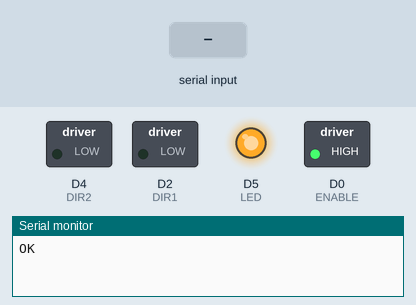
Recording of a program running on a simulated ESP8266 (NodeMCU). Shown: switched loads named in the program (green lamp = pin HIGH), output pins drawn as LEDs (lit = HIGH), the last lines printed to the serial monitor. The test bench sets the inputs (shaded band). Pins used as bus, display or sensor lines are not drawn.

Above: at 1.2 s.
1.3 s: "a" received over Serial
At 2.5 s:
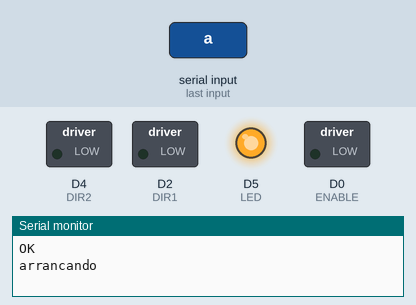
2.8 s: "g" received over Serial
At 3.8 s:
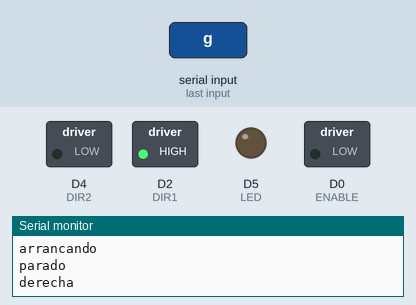
4.4 s: "p" received over Serial
At 4.9 s:
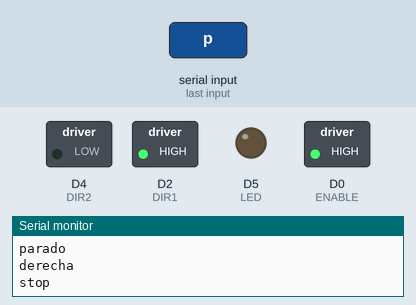
5.9 s: "r" received over Serial
At 7.1 s:
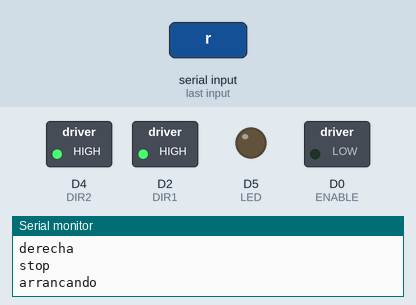
7.4 s: "f" received over Serial
At 8.5 s:
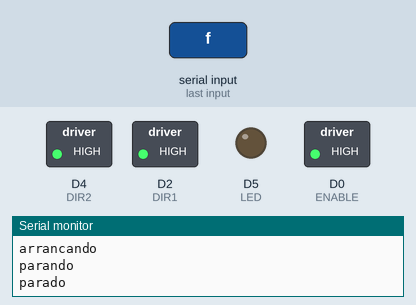
9.0 s: "a" received over Serial
At 9.6 s:
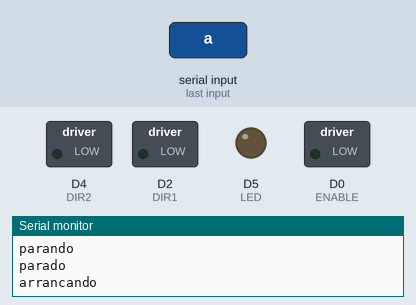
Timing chart, 0 to 11.5 s (numbered marks = the images above; inputs shaded):
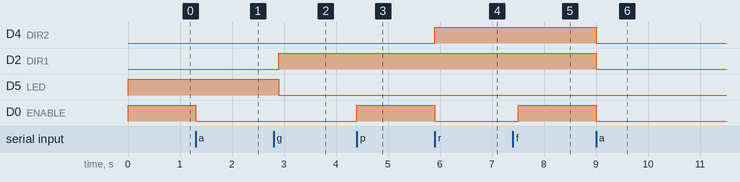

Measured:
- after the input at 1.3 s, D0 (ENABLE): HIGH → LOW at once
- after the input at 2.8 s, D2 (DIR1): LOW → HIGH after 0.10 s; D5 (LED): HIGH → LOW after 0.10 s
- after the input at 4.4 s, D0 (ENABLE): LOW → HIGH at once
- after the input at 5.9 s, D4 (DIR2): LOW → HIGH at once; D0 (ENABLE): HIGH → LOW at once
- after the input at 7.4 s, D0 (ENABLE): LOW → HIGH after 0.10 s
- after the input at 9.0 s, D4 (DIR2), D2 (DIR1), D0 (ENABLE): HIGH → LOW at once

The program:

main.cpp
```cpp
// (licence header left out)
#include <Arduino.h>
#include "Motor.h"

void setup()
{
    Serial.begin(115200);
    Serial.println("OK");
    pinMode(LED, OUTPUT);
    digitalWrite(LED, 1);
    InitMotores();
}

void SerialLoop()
{
    if (Serial.available())
    {
        char c = Serial.read();
        if (c == 0x1B)
            return;
        if (c == 0x5B)
            return;

       // Serial.print(c, 16);
        switch (c)
        {
        case 'a':
        case 0x41:
            Avanzar();
            break;
        case 'p':
        case 0x30:
            Parar();
            break;
        case 'g':
        case 0x43:
            GirarDerecha();
            break;
        case 0x44:
            GirarIzquierda();
            break;
        case 'f':
            Frenar();
            break;
        case 'r':
        case 0x42:
            Retroceder();
            break;
        }
    }
}

void loop()
{
    runner.execute();
    SerialLoop();
}
```

Motor.h
```cpp
#define _TASK_MICRO_RES
#include <TaskScheduler.h>

#define LED D5
#define DIR1 D2
#define DIR2 D4
#define STEP D1
#define ENABLE D0

enum ESTADOS
{
    PARADO,
    ACELERANDO,
    CRUCERO,
    FRENANDO
};

Scheduler runner;
void GeneradorDePulsos();

float velocidad = 25;
int estado = PARADO;
bool girando = 0;

// Tasks
Task GenPasos(100, -1, &GeneradorDePulsos);

// se ejecuta cada 100 us
void GeneradorDePulsos()
{
    if (estado == ACELERANDO)
    {
        if (velocidad > 60)
            velocidad -= 0.08;
        else if (velocidad > 50)
            velocidad -= 0.005;
        else if (velocidad > 35 && !girando)
            velocidad -= 0.007;
        else if (velocidad > 25 && !girando)
            velocidad -= 0.01;
        else
        {
            estado = CRUCERO;
            Serial.println("crucero");
            digitalWrite(LED, 1);
        }
    }
    else if (estado == FRENANDO)
    {
        if (velocidad < 60)
        {
            velocidad += 0.01;
        }
        else
        {
            Serial.println("parado");
            estado = PARADO;
            GenPasos.disable();
            digitalWrite(ENABLE, 1);
            digitalWrite(LED, 0);
        }
    }

    digitalWrite(STEP, LOW);
    static int contador = 0;
    if (contador++ < velocidad)
        return;
    contador = 0;
    digitalWrite(STEP, HIGH);
}

void FrenarYArrancar()
{
    if (estado != PARADO)
    {
        estado = FRENANDO;
        while (estado != PARADO)
        {
            runner.execute();
        }
    }
    velocidad = 65;
    estado = ACELERANDO;
}

void Frenar()
{
    estado = FRENANDO;
    Serial.println("parando");
}

void Parar()
{
    estado = PARADO;
    digitalWrite(ENABLE, 1);
    GenPasos.disable();
    Serial.println("stop");
}

void Avanzar()
{
    girando = 0;
    FrenarYArrancar();
    digitalWrite(DIR1, 0);
    digitalWrite(DIR2, 0);
    digitalWrite(ENABLE, 0);
    GenPasos.enable();
    Serial.println("arrancando");
}

void Retroceder()
{
    girando = 0;
    FrenarYArrancar();
    digitalWrite(DIR1, 1);
    digitalWrite(DIR2, 1);
    digitalWrite(ENABLE, 0);
    GenPasos.enable();
    Serial.println("arrancando");
}

void GirarDerecha()
{
    girando = 1;
    FrenarYArrancar();
    digitalWrite(DIR1, 1);
    digitalWrite(DIR2, 0);
    digitalWrite(ENABLE, 0);
    GenPasos.enable();
    Serial.println("derecha");
}

void GirarIzquierda()
{
    girando = 1;
    FrenarYArrancar();
    digitalWrite(DIR1, 0);
    digitalWrite(DIR2, 1);
    digitalWrite(ENABLE, 0);
    GenPasos.enable();
    Serial.println("izquierda");
}

void InitMotores()
{
    pinMode(DIR1, OUTPUT);
    pinMode(DIR2, OUTPUT);
    pinMode(STEP, OUTPUT);
    pinMode(ENABLE, OUTPUT);
    digitalWrite(ENABLE, 1); // motor parado
    runner.init();
    runner.addTask(GenPasos);
}
```
